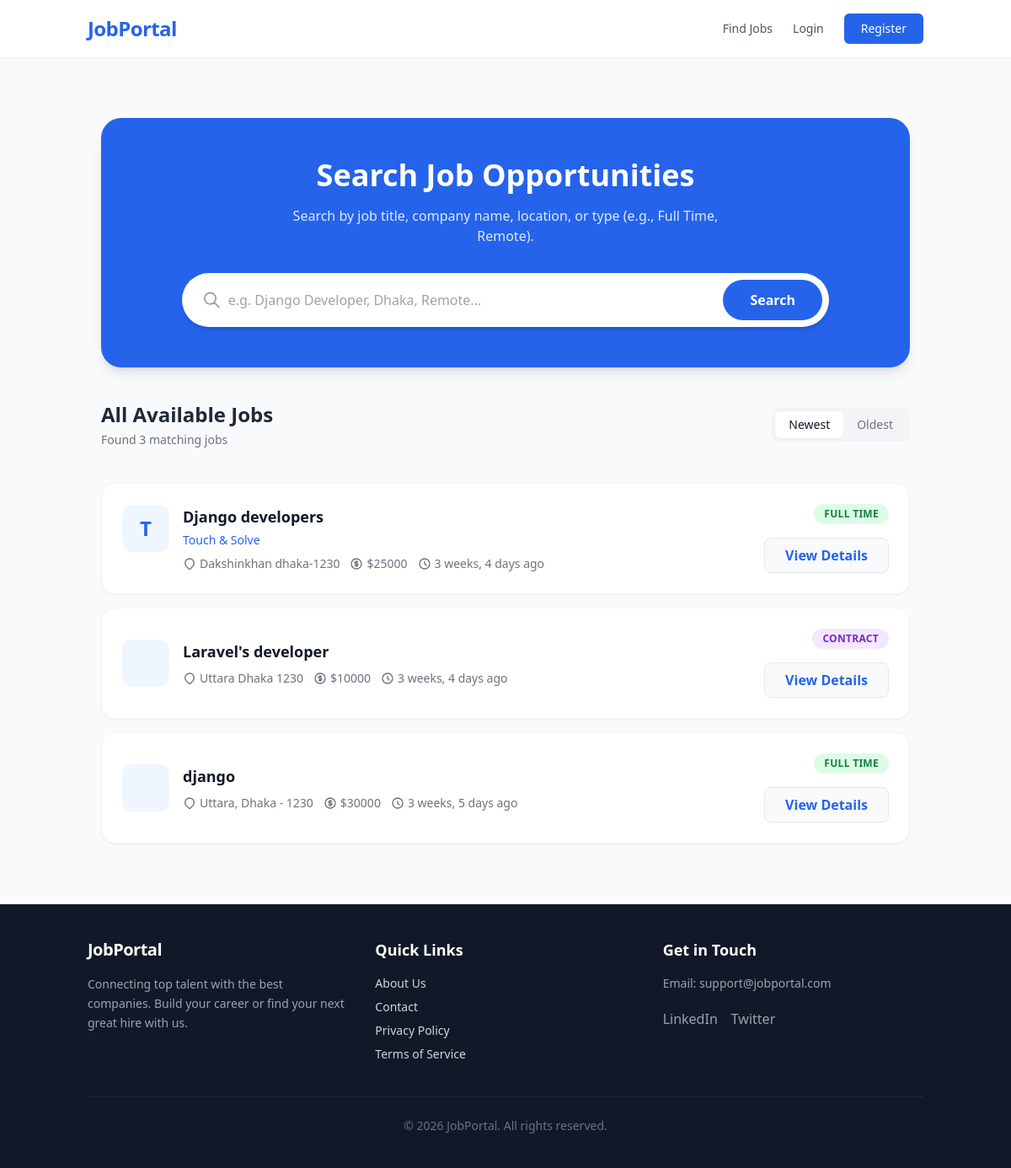
Page /job/job_list/ on the earlier database version.
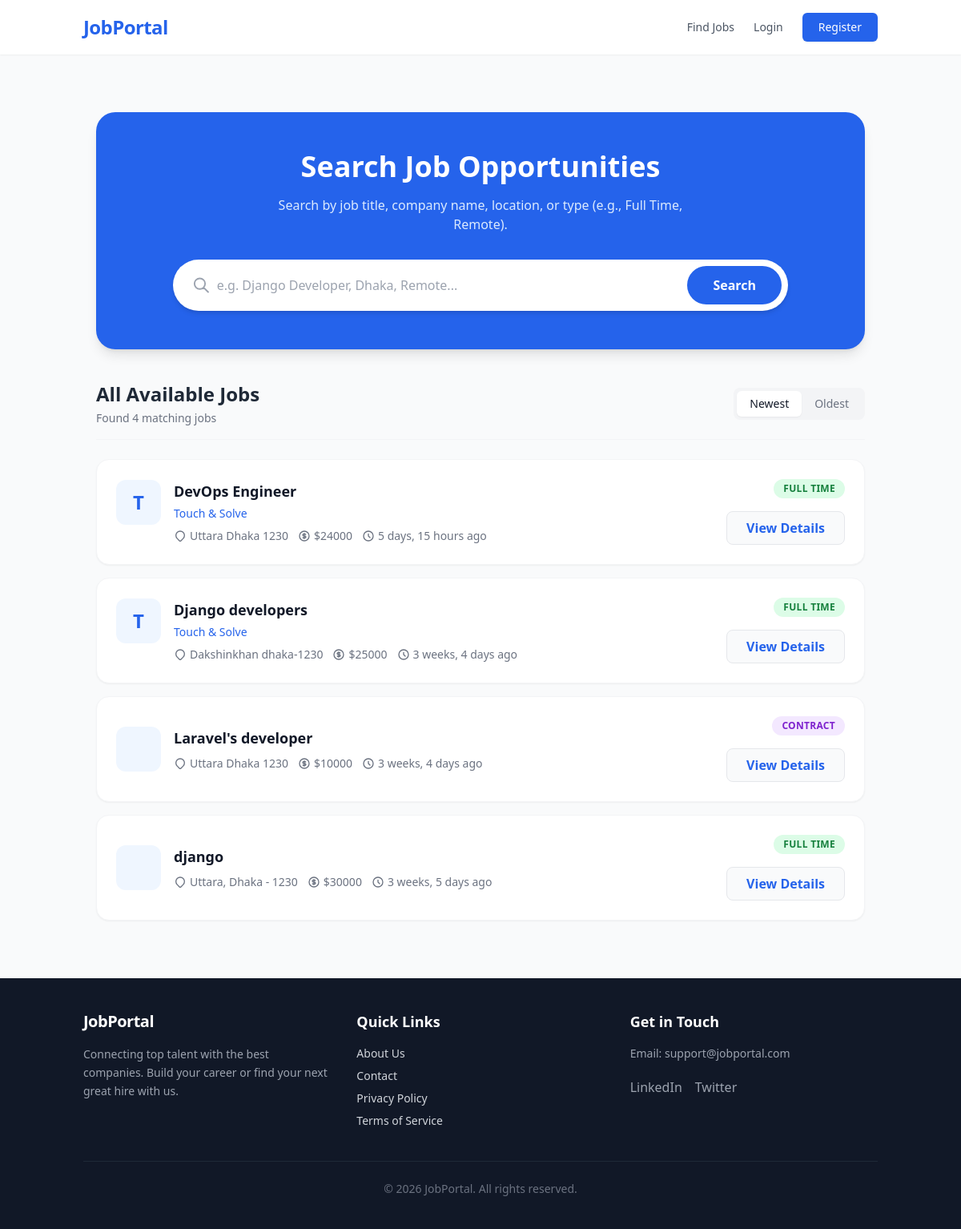
Same page on the later database version.
### jobs/models.py (models this page shows, shortened)
class Job(models.Model):
    TYPE_CHOICES = (
        ('full_time', 'Full Time'),
        ('part_time', 'Part Time'),
        ('remote', 'Remote'),
        ('contract', 'Contract'),
        ('internship', 'Internship'),
    )
    recruiter = models.ForeignKey(Recruiter, on_delete=models.CASCADE)
    title  = models.CharField(max_length=50)
    company = models.CharField(max_length=100)
    description = models.TextField()
    openings = models.IntegerField()
    salary = models.IntegerField()
    job_type = models.CharField(max_length=40, choices=TYPE_CHOICES)
    location = models.CharField(max_length=50)
    deadline = models.DateField()
    created_at = models.DateTimeField(auto_now_add=True)

### jobs/views.py (the view, shortened to what this page needs)
# urls.py: path('job_list/', views.job_list, name = 'job_list'),
def job_list(request):
    jobs = Job.objects.all()
    query = request.GET.get('q')
    sort = request.GET.get('sort')
    if sort == 'newest':
        jobs = jobs.order_by('-created_at')
    elif sort == 'oldest':
        jobs = jobs.order_by('created_at')
    else:
        jobs = jobs.order_by('-created_at')
    context = {
        'jobs': jobs,
        'query' : query
    }
    return render(request, 'jobs/job_list.html', context)

### templates/jobs/job_list.html (shortened to what this page needs)
{% extends 'base.html' %}
{% load static %}
{% block content %}
<div class="max-w-5xl mx-auto my-10 px-4">
    <div class="bg-blue-600 rounded-3xl p-8 md:p-12 text-center text-white mb-10 shadow-lg">
        <h1 class="text-3xl md:text-4xl font-extrabold mb-4">Search Job Opportunities</h1>
        <p class="text-blue-100 mb-8 max-w-xl mx-auto">Search by job title, company name, location, or type (e.g., Full Time, Remote).</p>
        <form method="GET" action="{% url 'job_list' %}" class="max-w-3xl mx-auto bg-white rounded-lg md:rounded-full p-2 flex flex-col md:flex-row shadow-md gap-2">
            <div class="flex-grow flex items-center px-4 py-2 md:py-0">
                <svg class="w-6 h-6 text-gray-400 mr-2" fill="none" stroke="currentColor" viewBox="0 0 24 24"><path stroke-linecap="round" stroke-linejoin="round" stroke-width="2" d="M21 21l-6-6m2-5a7 7 0 11-14 0 7 7 0 0114 0z"></path></svg>
                <input type="text" name="q" value="{{ query|default:'' }}" placeholder="e.g. Django Developer, Dhaka, Remote..."
                       class="w-full bg-transparent text-gray-800 focus:outline-none placeholder-gray-400">
            </div>
            <button type="submit" class="bg-blue-600 text-white font-semibold px-8 py-3 rounded-md md:rounded-full hover:bg-blue-700 transition-colors">
                Search
            </button>
        </form>
    </div>
    <div class="flex flex-col sm:flex-row justify-between items-start sm:items-center gap-4 mb-6 border-b border-gray-100 pb-4">
        <div>
            <h2 class="text-2xl font-bold text-gray-800">
                {% if query %}
                    Results for "{{ query }}"
                {% else %}
                    All Available Jobs
                {% endif %}
            </h2>
            <p class="text-sm text-gray-500 mt-1">Found {{ jobs|length }} matching jobs</p>
        </div>
        <div class="flex items-center bg-gray-100 p-1 rounded-lg">
            <a href="?{% for key, values in request.GET.lists %}{% if key != 'sort' %}{% for value in values %}{{ key }}={{ value|urlencode }}&{% endfor %}{% endif %}{% endfor %}sort=newest"
               class="px-4 py-1.5 text-sm font-medium rounded-md transition-colors
                      {% if request.GET.sort != 'oldest' %}bg-white shadow-sm text-gray-900{% else %}text-gray-500 hover:text-gray-700{% endif %}">
                Newest
            </a>
            <a href="?{% for key, values in request.GET.lists %}{% if key != 'sort' %}{% for value in values %}{{ key }}={{ value|urlencode }}&{% endfor %}{% endif %}{% endfor %}sort=oldest"
               class="px-4 py-1.5 text-sm font-medium rounded-md transition-colors
                      {% if request.GET.sort == 'oldest' %}bg-white shadow-sm text-gray-900{% else %}text-gray-500 hover:text-gray-700{% endif %}">
                Oldest
            </a>
        </div>
    </div>
    <div class="space-y-4">
        {% for job in jobs %}
            <div class="bg-white p-6 rounded-2xl shadow-sm border border-gray-100 hover:shadow-md hover:border-blue-100 transition-all group flex flex-col md:flex-row md:items-center justify-between gap-6">
                <div class="flex items-start gap-4 flex-grow">
                    <div class="w-14 h-14 bg-blue-50 rounded-xl flex shrink-0 items-center justify-center text-2xl font-bold text-blue-600">
                        {{ job.company|slice:":1"|upper }}
                    </div>
                    <div>
                        <h3 class="text-lg font-bold text-gray-900 group-hover:text-blue-600 transition-colors mb-1">
                            <a href="{% url 'job_details' job.id %}">{{ job.title }}</a>
                        </h3>
                        <p class="text-sm font-medium text-blue-600 mb-2">{{ job.company }}</p>
                        <div class="flex flex-wrap items-center gap-3 text-sm text-gray-500">
                            <span class="flex items-center gap-1">
                                <svg class="w-4 h-4" fill="none" stroke="currentColor" viewBox="0 0 24 24"><path stroke-linecap="round" stroke-linejoin="round" stroke-width="2" d="M17.657 16.657L13.414 20.9a1.998 1.998 0 01-2.827 0l-4.244-4.243a8 8 0 1111.314 0z"></path></svg>
                                {{ job.location }}
                            </span>
                            <span class="flex items-center gap-1">
                                ${{ job.salary|floatformat:0 }}
                            </span>
                            <span class="flex items-center gap-1">
                                <svg class="w-4 h-4" fill="none" stroke="currentColor" viewBox="0 0 24 24"><path stroke-linecap="round" stroke-linejoin="round" stroke-width="2" d="M12 8v4l3 3m6-3a9 9 0 11-18 0 9 9 0 0118 0z"></path></svg>
                                {{ job.created_at|timesince }} ago
                            </span>
                        </div>
                    </div>
                </div>
                <div class="flex flex-row md:flex-col items-center md:items-end justify-between md:justify-center gap-4 shrink-0">
                    <span class="{% if job.job_type == 'full_time' %}bg-green-100 text-green-700{% elif job.job_type == 'remote' %}bg-blue-100 text-blue-700{% elif job.job_type == 'part_time' %}bg-yellow-100 text-yellow-700{% else %}bg-purple-100 text-purple-700{% endif %} text-xs font-bold px-3 py-1 rounded-full uppercase tracking-wide">
                        {{ job.get_job_type_display }}
                    </span>
                    <a href="{% url 'job_details' job.id %}" class="bg-gray-50 text-blue-600 font-bold px-6 py-2 rounded-lg hover:bg-blue-600 hover:text-white transition-colors border border-gray-200 hover:border-transparent">
                        View Details
                    </a>
                </div>
            </div>
        {% endfor %}
    </div>
</div>
{% endblock %}

### templates/base.html (shortened to what this page needs)
{% load static %}
<!DOCTYPE html>
<html lang="en">
<head>
    <script src="https://cdn.tailwindcss.com"></script>
</head>
<body class="flex flex-col min-h-screen bg-gray-50 text-gray-800 font-sans">
    {% include 'includes/header.html' %}
    <main class="flex-grow container mx-auto px-4 py-8">
        {% block content %}
        {% endblock %}
    </main>
    {% include 'includes/footer.html' %}
</body>
</html>

### templates/includes/header.html (shortened to what this page needs)
<header class="bg-white shadow-sm sticky top-0 z-50">
  <div class="container mx-auto px-4 py-4 flex justify-between items-center">
    <a href="{% url 'home' %}" class="text-2xl font-extrabold text-blue-600 tracking-tight">JobPortal</a>
    <nav class="hidden md:flex items-center space-x-6">
      <a href="{% url 'job_list' %}" class="text-sm font-medium text-gray-600 hover:text-blue-600 transition-colors">Find Jobs</a>
      {% if request.user.is_authenticated %}
        {% if request.user.role == 'recruiter' %}
          <a href="{% url 'post_job' %}" class="text-sm font-medium text-gray-600 hover:text-blue-600 transition-colors">Post a Job</a>
        {% endif %}
        <a href="{% url 'dashboard' %}" class="text-sm font-bold text-gray-800 hover:text-blue-600 transition-colors">Dashboard</a>
        <a href="{% url 'profile' request.user.username %}" class="flex items-center gap-3 hover:bg-teal-700 hover:text-white px-3 py-1.5 rounded-lg transition duration-200 group">
          {% if request.user.profile_pic %}
            <img src="{{ request.user.profile_pic.url }}" alt="Profile Picture" class="w-9 h-9 rounded-full object-cover border-2 border-teal-200 shadow-sm" />
          {% else %}
            <div class="w-9 h-9 rounded-full bg-teal-100 text-teal-700 flex items-center justify-center font-bold border-2 border-teal-300 shadow-sm">{{ request.user.username|first|upper }}</div>
          {% endif %}
          <span class="font-semibold tracking-wide text-gray-700 group-hover:text-white transition-colors">
            {{ request.user.full_name|default:request.user.username }}
          </span>
        </a>
        <a href="{% url 'logout' %}" class="text-sm font-medium bg-red-50 text-red-600 px-4 py-2 rounded-md hover:bg-red-100 transition-colors">Logout</a>
      {% else %}
        <a href="{% url 'login' %}" class="text-sm font-medium text-gray-600 hover:text-blue-600 transition-colors">Login</a>
        <a href="{% url 'register' %}" class="text-sm font-medium bg-blue-600 text-white px-5 py-2 rounded-md hover:bg-blue-700 transition-colors shadow-sm">Register</a>
      {% endif %}
    </nav>
  </div>
</header>

### templates/includes/footer.html
<footer class="bg-gray-900 text-gray-300 mt-auto">
    <div class="container mx-auto px-4 py-10">
        <div class="grid grid-cols-1 md:grid-cols-3 gap-8">
            <div>
                <h3 class="text-xl font-bold text-white mb-4 tracking-tight">JobPortal</h3>
                <p class="text-sm text-gray-400 leading-relaxed max-w-xs">
                    Connecting top talent with the best companies. Build your career or find your next great hire with us.
                </p>
            </div>
            <div>
                <h4 class="text-lg font-semibold text-white mb-4">Quick Links</h4>
                <ul class="space-y-2 text-sm">
                    <li><a href="#" class="hover:text-white transition-colors">About Us</a></li>
                    <li><a href="#" class="hover:text-white transition-colors">Contact</a></li>
                    <li><a href="#" class="hover:text-white transition-colors">Privacy Policy</a></li>
                    <li><a href="#" class="hover:text-white transition-colors">Terms of Service</a></li>
                </ul>
            </div>
            <div>
                <h4 class="text-lg font-semibold text-white mb-4">Get in Touch</h4>
                <p class="text-sm text-gray-400 mb-2">Email: support@jobportal.com</p>
                <div class="flex space-x-4 mt-5">
                    <a href="#" class="text-gray-400 hover:text-white transition-colors">LinkedIn</a>
                    <a href="#" class="text-gray-400 hover:text-white transition-colors">Twitter</a>
                </div>
            </div>
        </div>
        <div class="border-t border-gray-800 mt-10 pt-6 text-center text-sm text-gray-500">
            <p>&copy; {% now "Y" %} JobPortal. All rights reserved.</p>
        </div>
    </div>
</footer>

Differences in the rows shown:
added Job: company "T", title "DevOps Engineer", company "Touch & Solve", location "Uttara Dhaka 1230", salary "24000", created_at "5 days, 15 hours", job_type "FULL TIME"
Other differences:
{{ jobs|length }}: "3" → "4"
